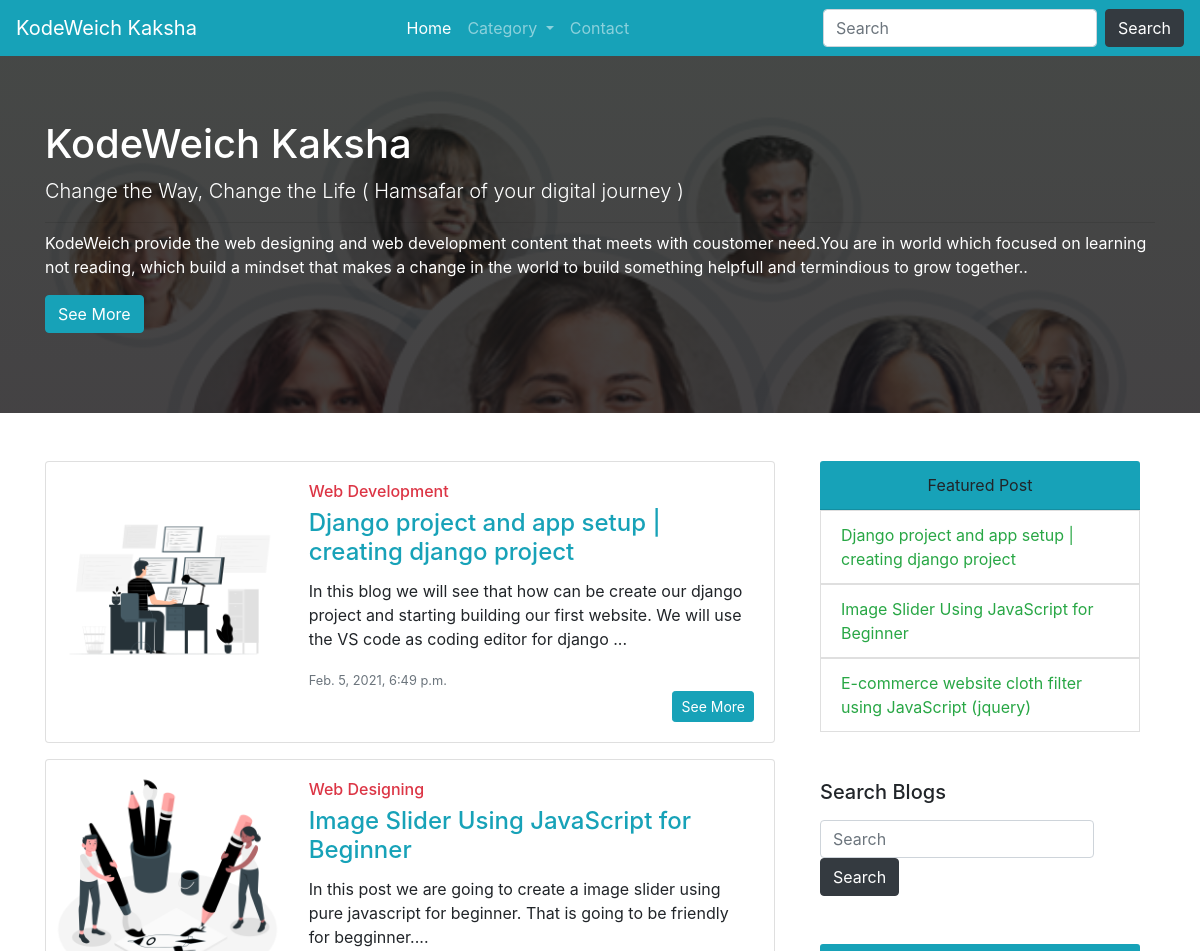
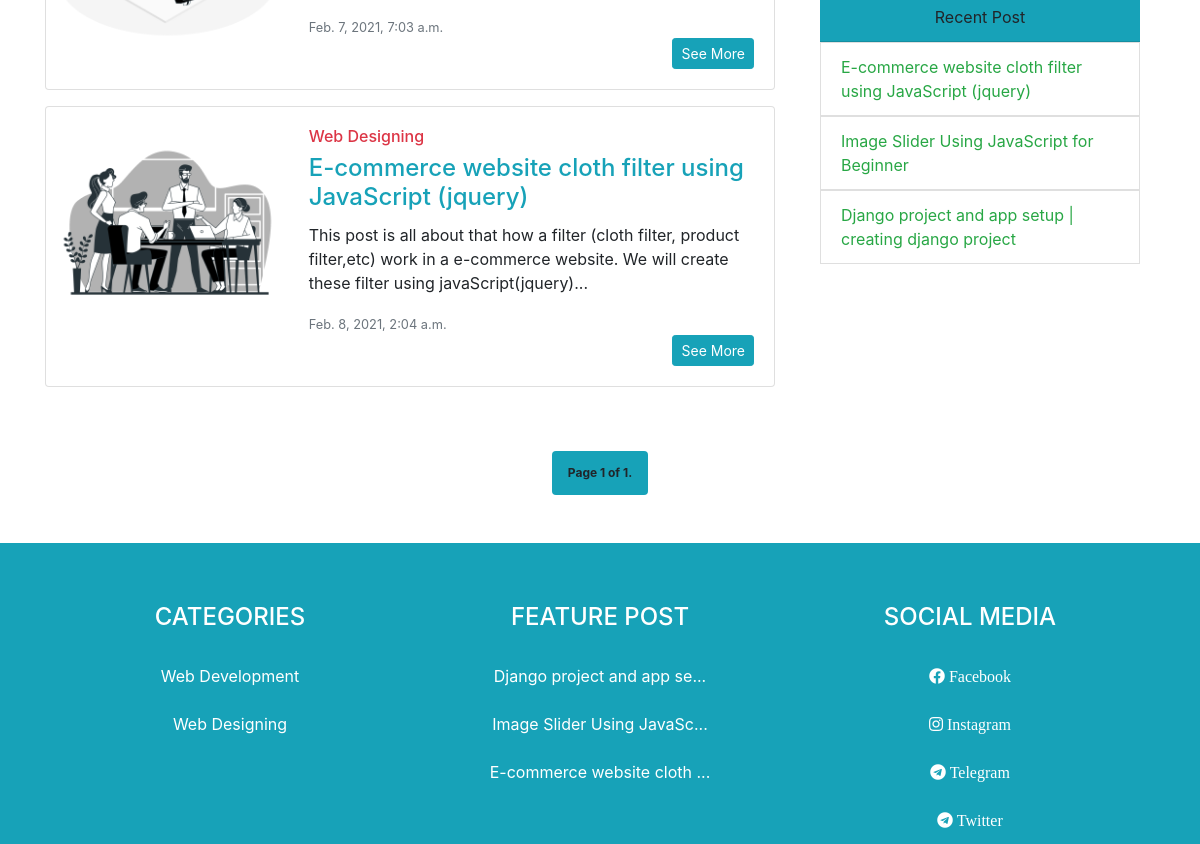
The page / on the database its author committed (2 pictures, top to bottom).
### blog/models.py (models this page shows, shortened)
class Web_detail(models.Model):
    website_name = models.CharField(max_length=100)
    hero_image = models.ImageField(upload_to = "upload/")
    category_image = models.ImageField(upload_to = "upload/")
    sub_category_image = models.ImageField(upload_to = "upload/")
    comment_image = models.ImageField(upload_to = "upload/")
    facebook_link =models.CharField(max_length=200)
    instagram_link =models.CharField(max_length=200)
    twitter_link =models.CharField(max_length=200)
    telegram_link =models.CharField(max_length=200)

class SEO_Configuration(models.Model):
    tagline = models.CharField(max_length= 200)
    description = models.TextField()
    logo = models.ImageField(upload_to = "upload/")
    keyword = models.CharField("Seprate each keywrod with comma (,) ",max_length=1000)
    web_author= models.CharField(max_length=50)
    CHOICES = (
        ("noindex , nofollow","noindex , nofollow"),
        ("index, follow", "index, follow"),
    )
    robot_tag = models.CharField(
        max_length = 20,
        choices = CHOICES,
        default = "noindex , nofollow"
        )
    google_bot = models.CharField(
        max_length = 20,
        choices = CHOICES,
        default = "noindex , nofollow"
        )

class Blog(models.Model):
    title = models.CharField(max_length = 100)
    permalink = models.CharField(max_length = 200)
    content = models.TextField()
    description = models.CharField(max_length = 300)
    date = models.DateTimeField(auto_now_add=True)
    author = models.ForeignKey(Author ,on_delete=models.CASCADE)
    category = models.ForeignKey(BlogCategory , on_delete=models.CASCADE)
    sub_category = models.ForeignKey(BlogSubCategory, on_delete=models.CASCADE)
    image = models.ImageField(upload_to = "upload/")

class BlogCategory(models.Model):
    title = models.CharField(max_length= 50)
    slug = models.CharField(max_length = 100)
    description = models.CharField(max_length=200)

### blog/views.py (the view)
# urls.py: path('',IndexView.as_view(), name="Home"),
class  IndexView(View):
    def get(self,request):
        blogs = Blog.objects.all()
        blog_obj = pagination(request,blogs,4)
        recent_post = Blog.objects.all().order_by("-date")
        context = {
            'blogs':blog_obj,
            'recent_post':recent_post,
        }
        return render(request, template_name="blog/index.html",context = context)

### blog/templatetags/blog_tags.py (called while the page is built)
@register.simple_tag
def SEO():
    configuration= SEO_Configuration.objects.all().first()
    return configuration

@register.simple_tag
def web_detail():
    detail = Web_detail.objects.all().first()
    return detail

@register.simple_tag
def category():
    categories = BlogCategory.objects.all()
    return categories

@register.simple_tag
def feature_post():
    blogs = Blog.objects.all()
    comment_dict = {}
    for blog in blogs:
        no_of_comment = Comment.objects.filter(blog = blog).count()
        comment_dict[blog.permalink] = no_of_comment
    comment = dict(sorted(comment_dict.items(),reverse=True, key=lambda item: item[1]))
    query_set =set()
    for slug in dict(list(comment.items())[0: 5]):
        blog = Blog.objects.get(permalink = slug)
        query_set.add(blog)
    return query_set

### blog/views.py (called while the page is built)
def pagination(request,blogs,page_number):
    paginator = Paginator(blogs, page_number) # Show 25 contacts per page.
    page_number = request.GET.get('page')
    blog_obj = paginator.get_page(page_number)
    return blog_obj

### blog/templates/blog/index.html (shortened to what this page needs)
{% extends 'blog/layout.html' %}
{% load blog_tags %}
{% SEO as config %}
{% web_detail as detail %}
{% block body %}
<section id="jumbotron" style="background-image:linear-gradient(rgba(23, 26, 24, 0.8),rgba(21, 19, 21, 0.8)),url('{{detail.hero_image.url}}'); background-repeat:no-repeat; background-size:cover;">
    <div class="text-white jumbotron mb-0 jumbotron-fluid bg-transparent">
        <div class="container">
            <h1 class="display-5">{{detail.website_name}}</h1>
            <p class="lead">{{config.tagline}}</p>
            <hr class="my-2">
            <p>{{config.description}}.</p>
            <p class="lead">
                <a class="btn btn-info" href="#blogs" role="button">See More</a>
            </p>
        </div>
    </div>
</section>
<section id="blogs">
    <div class="container pt-5 mx-auto">
        <div class="row row-cols-1 row-cols-md-2">
            <div class="col-lg-8 col-md-8 col-ms-12">
                <div class="contianer">
                    {% for blog in blogs %}
                    <div class="card mb-3">
                        <div class="row no-gutters">
                            <div class="col-md-4">
                                <img src="{{blog.image.url}}"" alt="..." class="img-fluid">
                            </div>
                            <div class="col-md-8">
                                <div class="card-body">
                                    <h6 id="blog-subcat" class="text-danger ">{{blog.category.title}}</h6>
                                    <a href="/blog/{{blog.permalink}}" class="text-decoration-none text-info"><h4 class="card-title">{{blog.title}}</h4></a>
                                    <p class="card-text">{{blog.description|slice:":160"|safe}}...
                                    </p>
                                    <p class="card-text m-0 p-0"><small class="text-muted">{{blog.date}}</small>
                                    </p>
                                    <div class="links m-0 p-0 text-right">
                                        <a href="/blog/{{blog.permalink}}" class="btn btn-info btn-sm">See More</a>
                                    </div>
                                </div>
                            </div>
                        </div>
                    </div>
                    {% endfor %}
                </div>
            </div>
            <div class="col-lg-4 col-md-4 col-sm-12">
                <div class="container mb-5 mx-auto">
                    <div class="card border-0">
                        <div class="card-header text-center bg-info">
                            Featured Post
                        </div>
                        <ul class="list-group list-group-flush">
                            {% feature_post as posts %}
                            {% for post in posts %}
                            <a href="/blog/{{post.permalink}} " class="text-decoration-none text-success"><li class="list-group-item">{{post.title}}</li></a>
                            {% endfor %}
                        </ul>
                    </div>
                </div>
                <div class="container mb-5 ">
                    <h5 class="mb-3">Search Blogs</h5>
                    <form class="form-inline my-2 my-lg-0"  action="/search_blog/" method="GET">
                        <input class="form-control mr-sm-2" type="search" name="search" placeholder="Search" aria-label="Search">
                        <button class="btn btn-dark my-2 my-sm-0" type="submit">Search</button>
                    </form>
                </div>
                <div class="container  mb-5 mx-auto">
                    <div class="card border-0 ">
                        <div class="card-header bg-info text-center">
                            Recent Post
                        </div>
                        <ul class="list-group list-group-flush">
                            {% for blog in recent_post %}
                            <a href="/blog/{{blog.permalink}}" class="text-decoration-none text-success"><li class="list-group-item">{{blog.title}}</li></a>
                            {% endfor %}
                        </ul>
                    </div>
                </div>
            </div>
        </div>
        <div class="blog-pagination mb-5 mt-5 d-flex">
            <div class="pagination align-self-center mx-auto">
                <span class="step-links">
                    <span class="current badge bg-info p-3 ">
                        Page {{ blogs.number}} of {{ blogs.paginator.num_pages }}.
                    </span>
                </span>
            </div>
        </div>
    </div>
</section>
{% endblock %}

### blog/templates/blog/layout.html (shortened to what this page needs)
<!DOCTYPE html>
<html lang="en">
{% load static %}
{% load blog_tags %}
{% web_detail as detail %}
<head>
    {% SEO as config %}
    <link rel="stylesheet" href="https://cdn.jsdelivr.net/npm/bootstrap@4.6.0/dist/css/bootstrap.min.css">
    <link rel="stylesheet" href="{% static 'blog/css/style.css' %}">
    <link rel="stylesheet" href="https://cdnjs.cloudflare.com/ajax/libs/font-awesome/5.15.2/css/all.min.css" />
</head>
<body>
    <header>
        <nav class="navbar navbar-expand-lg bg-info navbar-dark">
            <a class="navbar-brand" href="#">{{detail.website_name}}</a>
            <div class="collapse navbar-collapse" id="navbarTogglerDemo03">
                <ul class="navbar-nav mx-auto mt-2 mt-lg-0">
                    <li class="nav-item active">
                        <a class="nav-link" href="{% url 'Home' %}">Home <span class="sr-only">(current)</span></a>
                    </li>
                    <li class="nav-item dropdown">
                        <a class="nav-link dropdown-toggle" href="#" id="navbarScrollingDropdown" role="button"
                            data-toggle="dropdown" aria-expanded="false">
                            Category
                        </a>
                            {% category as result %}
                    </li>
                    <li class="nav-item">
                        <a class="nav-link" href="{% url 'Contact' %}">Contact</a>
                    </li>
                </ul>
                <form class="form-inline my-2 my-lg-0" action="/search_blog/" method="GET">
                    <input class="form-control mr-sm-2" type="search" name="search" placeholder="Search" aria-label="Search">
                    <button class="btn btn-dark my-2 my-sm-0" type="submit">Search</button>
                </form>
            </div>
        </nav>
    </header>
   {% block body %}
   {% endblock %}
    <footer class="bg-info">
        <div class="container mx-auto text-center">
            <div class="card-group pt-5 bg-transparent ">
                <div class="card bg-transparent border-0">
                    <div class="card-header border-0 bg-transparent">
                       <h4 class="text-white text-uppercase">Categories</h4>
                    </div>
                    <ul class="list-group  list-group-flush">
                        {% category as result %}
                        {% for cat in result|slice:":4" %}
                        <a href="/blogs/{{category.slug}}" class="text-decoration-none text-white" ><li class="list-group-item border-0 bg-transparent">{{cat.title}}</li></a>
                         {% endfor %}
                    </ul>
                </div>
                <div class="card bg-transparent border-0">
                    <div class="card-header border-0 bg-transparent">
                        <h4 class="text-white text-uppercase">Feature POST</h4>
                    </div>
                    <ul class="list-group list-group-flush">
                        {% feature_post as posts %}
                        {% for post in posts %}
                        <a href="/blog/{{post.permalink}} " class="text-decoration-none text-white"><li class="list-group-item border-0 bg-transparent">{{post.title|slice:":25"}}...</li></a>
                        {% endfor %}
                    </ul>
                </div>
                <div class="card bg-transparent border-0">
                    <div class="card-header border-0 bg-transparent">
                        <h4 class="text-white text-uppercase">Social Media</h4>
                    </div>
                    <ul class="list-group  list-group-flush">
                        <a href="{{detail.facebook_link}}"><li class="list-group-item border-0 bg-transparent"><i class="fab fa-facebook text-white"> Facebook</i></li></a>
                        <a href="{{detail.instagram_link}}"><li class="list-group-item border-0 bg-transparent"><i class="fab fa-instagram text-white" aria-hidden="true"> Instagram</i></li></a>
                        <a href="{{detail.telegram_link}}"><li class="list-group-item border-0 bg-transparent"><i class="fab  fa-telegram text-white" aria-hidden="true"> Telegram</i></li></a>
                        <a href="{{detail.twitter_link}}"><li class="list-group-item border-0 bg-transparent"><i class="fab  fa-telegram text-white" aria-hidden="true"> Twitter</i></li></a>
                    </ul>
                </div>
            </div>
        </div>
    </footer>
</body>
</html>

### blog/static/blog/css/style.css (style rules this page uses)
body a { text-decoration: none; }

### rows shown on the page
Web_detail: website_name "KodeWeich Kaksha", hero_image (picture)
SEO_Configuration: tagline "Change the Way, Change the Life ( Hamsafar of your digital journey )", description "KodeWeich provide the web designing and web development content that meets with coustomer need.You are in world which focused on learning not reading, which build a mindset that makes a change in the world to build something helpfull and termindious to grow together."
Blog: image (picture), category "Web Development", title "Django project and app setup | creating django project", description "In this blog we will see that how can be create our django project and starting building our first website. We will use the VS code as coding editor for django", date "Feb. 5, 2021, 6:49 p.m.", title "Django project and app se"
Blog: image (picture), category "Web Designing", title "Image Slider Using JavaScript for Beginner", description "In this post we are going to create a image slider using pure javascript for beginner. That is going to be friendly for begginner.", date "Feb. 7, 2021, 7:03 a.m.", title "Image Slider Using JavaSc"
Blog: image (picture), category "Web Designing", title "E-commerce website cloth filter using JavaScript (jquery)", description "This post is all about that how a filter (cloth filter, product filter,etc) work in a e-commerce website. We will create these filter using javaScript(jquery)", date "Feb. 8, 2021, 2:04 a.m.", title "E-commerce website cloth"
BlogCategory: title "Web Development"
BlogCategory: title "Web Designing"

### other values the page prints
{{ blogs.number }} "1"
{{ blogs.paginator.num_pages }} "1"
